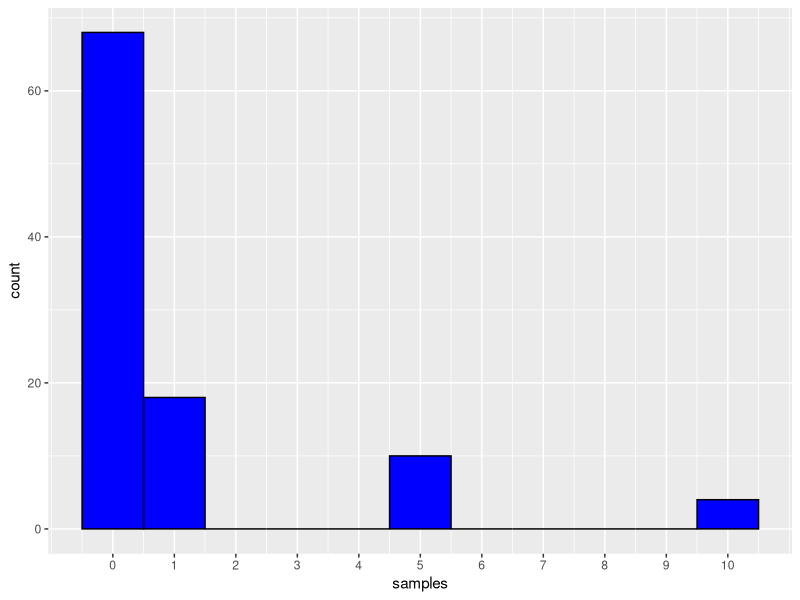
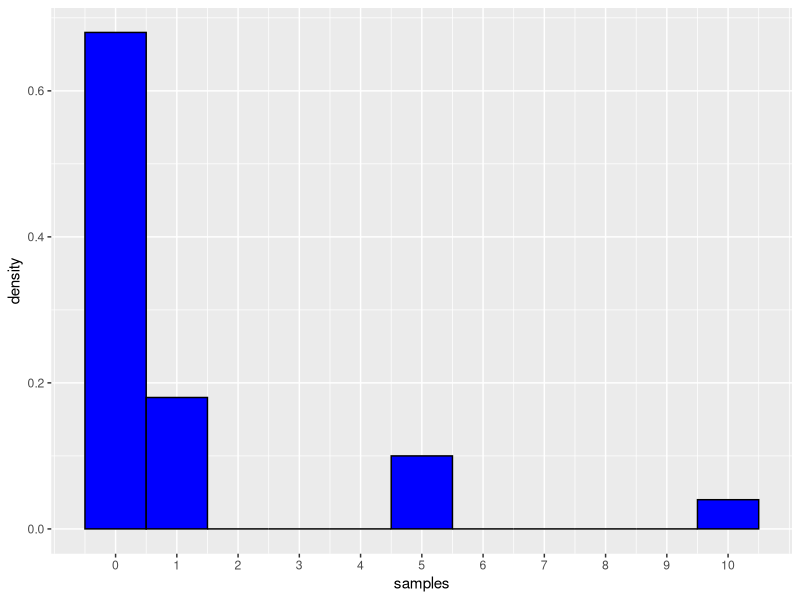
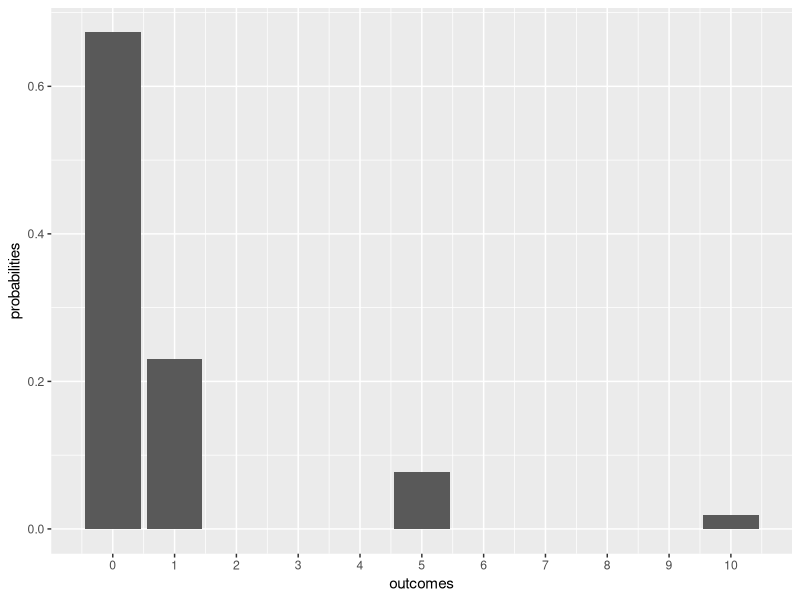

Source code (R) for these figures, in order:
# ---- 0. Setup and load libraries, if any ----

library(ggplot2)  # load the graphing library

if(!require("rstudioapi")) install.packages("rstudioapi")
setwd(dirname(getSourceEditorContext()$path))  # set working directory

# ---- 1. Card game: draw one ----

# Create a list of the outcomes and their probabilities
outcomes <- c(1, 5, 10, 0)
probabilities <- c(12/52, 4/52, 1/52, 35/52)

# Draw a single card
draw <- sample(outcomes, 1, replace=TRUE, prob=probabilities)
print(draw)

# Why are we sampling with replacement?


# ---- 2. Draw many ----

samples <- sample(outcomes, 100, replace=TRUE, prob=probabilities)
samples <- as.data.frame(samples)
print(samples)

# plot a histogram of the counts...
ggplot(data=samples, aes(x=samples)) +
  geom_histogram(color="black", fill="blue", binwidth=1) +
  scale_x_continuous(breaks=c(0:10))

# ... or the proportions
ggplot(data=samples, aes(x=samples)) +
  geom_histogram(aes(y=..density..), color="black", fill="blue", binwidth=1) +
  scale_x_continuous(breaks=c(0:10))

# Compare the histogram of proportions to the theoretical distribution
# (a bar chart of the probabilities of each outcome)
theoretical <- data.frame(outcomes, probabilities)
ggplot(data=theoretical, aes(x=outcomes, y=probabilities)) +
  geom_bar(stat="identity") +
  scale_x_continuous(breaks=c(0:10))

# ---- 3. Comparing the samples and the theoretical distribution ----

# Compute the sample mean:
sample_mean <- mean(samples$samples)
  
# Compute the theoretical expected value:
ev <- (12/52)*1 + (4/52)*5 + (1/52)*10 + (35/52)*0 

# Compute the sample variance:
sample_var <- sd(samples$samples)**2

# Compute the theoretical variance:
var <- (12/52)*(1-ev)**2 + (4/52)*(5-ev)**2 + (1/52)*(10-ev)**2 + (35/52)*(0-ev)**2

# Add all the values to a table to print
tab <- matrix(c(sample_mean, ev, sample_var, var), ncol=2, byrow=TRUE)
colnames(tab) <- c("Mean", "Variance")
rownames(tab) <- c("Sample", "Theoretical")

print(tab)

# Now go back and simulate 1000 samples instead of 100
# Notice that the sample proportions are closer to the population probabilities
#   (This is the Law of Large Numbers again!)
